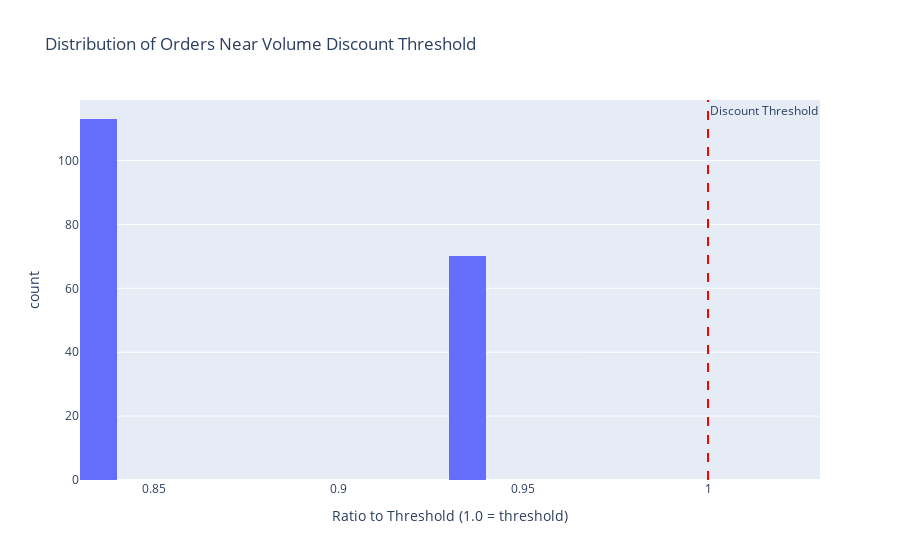

The notebook cell saved with this chart:
### Code cell
# %% [markdown]
# # SCENARIO 3: MOQ Optimization Failure
# 
# **Problem**: Baseline orders just enough to hit reorder point, misses volume discounts
# 
# Missing volume discounts by ordering 199 units instead of 200 (threshold)

# %% Analyze near-miss volume discounts
# Get all orders that were CLOSE to discount threshold but didn't hit it
near_miss_orders = db.query("""
    SELECT 
        po.order_id,
        po.product_id,
        po.supplier_id,
        po.units_ordered,
        po.volume_discount_applied,
        po.total_cost,
        s.volume_discount_threshold_units as threshold,
        s.volume_discount_pct as discount_rate,
        CAST(po.units_ordered AS FLOAT) / s.volume_discount_threshold_units as threshold_ratio
    FROM purchase_orders po
    JOIN suppliers s ON po.supplier_id = s.supplier_id
    WHERE po.volume_discount_applied = FALSE
        AND po.units_ordered >= s.volume_discount_threshold_units * 0.8
        AND po.units_ordered < s.volume_discount_threshold_units
    ORDER BY po.total_cost DESC
""")

# Calculate potential savings if we'd ordered to threshold
near_miss_orders['units_to_threshold'] = (
    near_miss_orders['threshold'] - near_miss_orders['units_ordered']
)

near_miss_orders['potential_savings'] = (
    near_miss_orders['total_cost'] * near_miss_orders['discount_rate']
)

total_moq_opportunity = near_miss_orders['potential_savings'].sum()

print("\n💸 VOLUME DISCOUNT NEAR-MISSES:")
print(f"   Orders within 20% of threshold: {len(near_miss_orders)}")
print(f"   Potential savings if optimized: ${total_moq_opportunity:,.2f}")

print("\n   Top 10 missed opportunities:")
print(near_miss_orders.nlargest(10, 'potential_savings')[
    ['order_id', 'product_id', 'units_ordered', 'threshold', 'potential_savings']
].to_string(index=False))

# Visualize
fig = px.histogram(
    near_miss_orders,
    x='threshold_ratio',
    nbins=20,
    title='Distribution of Orders Near Volume Discount Threshold',
    labels={'threshold_ratio': 'Ratio to Threshold (1.0 = threshold)', 'count': 'Number of Orders'}
)

fig.add_vline(x=1.0, line_dash="dash", line_color="red", annotation_text="Discount Threshold")
fig.show()

# SCENARIO 3 SUMMARY
scenario_3 = {
    'name': 'MOQ Optimization Failure',
    'lost_savings': float(total_moq_opportunity),
    'orders_affected': len(near_miss_orders),
    'avg_savings_per_order': float(near_miss_orders['potential_savings'].mean()),
    'description': 'Orders 80-99% of discount threshold, misses bulk savings'
}

print(f"\n✅ SCENARIO 3: ${scenario_3['lost_savings']:,.2f} opportunity")

### Figure 1 — Plotly figure (JSON) as saved in the notebook; plotly's stock layout.template omitted (floating-point values rounded to 4 significant figures; data arrays with more than 128 entries replaced by an {"elided": "..."} marker saying what was removed)
{"data": [{"alignmentgroup": "True", "bingroup": "x", "hovertemplate": "Ratio to Threshold (1.0 = threshold)=%{x}<br>count=%{y}<extra></extra>", "legendgroup": "", "marker": {"color": "#636efa", "pattern": {"shape": ""}}, "name": "", "nbinsx": 20, "offsetgroup": "", "orientation": "v", "showlegend": false, "type": "histogram", "x": {"elided": "183 float values"}, "xaxis": "x", "yaxis": "y"}], "layout": {"annotations": [{"showarrow": false, "text": "Discount Threshold", "x": 1, "xanchor": "left", "xref": "x", "y": 1, "yanchor": "top", "yref": "y domain"}], "barmode": "relative", "legend": {"tracegroupgap": 0}, "shapes": [{"line": {"color": "red", "dash": "dash"}, "type": "line", "x0": 1, "x1": 1, "xref": "x", "y0": 0, "y1": 1, "yref": "y domain"}], "title": {"text": "Distribution of Orders Near Volume Discount Threshold"}, "xaxis": {"anchor": "y", "domain": [0, 1], "title": {"text": "Ratio to Threshold (1.0 = threshold)"}}, "yaxis": {"anchor": "x", "domain": [0, 1], "title": {"text": "count"}}}}
